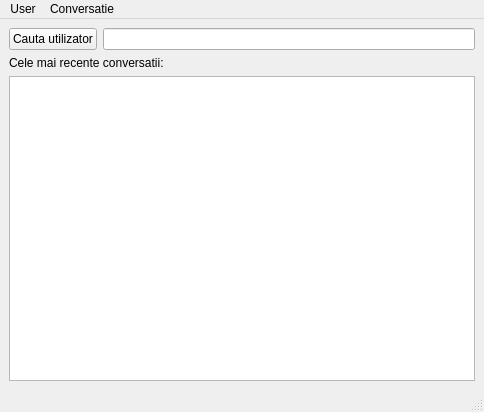
<?xml version="1.0" encoding="UTF-8"?>
<ui version="4.0">
 <class>ChatWindow</class>
 <widget class="QMainWindow" name="ChatWindow">
  <property name="geometry">
   <rect>
    <x>0</x>
    <y>0</y>
    <width>484</width>
    <height>412</height>
   </rect>
  </property>
  <property name="windowTitle">
   <string>morseChat</string>
  </property>
  <widget class="QWidget" name="centralwidget">
   <layout class="QGridLayout" name="gridLayout">
    <item row="1" column="0" colspan="2">
     <widget class="QLabel" name="label_2">
      <property name="text">
       <string>Cele mai recente conversatii:</string>
      </property>
     </widget>
    </item>
    <item row="0" column="1">
     <widget class="QLineEdit" name="lineEdit"/>
    </item>
    <item row="2" column="0" colspan="2">
     <widget class="QListWidget" name="listWidget"/>
    </item>
    <item row="0" column="0">
     <widget class="QPushButton" name="searchButton">
      <property name="text">
       <string>Cauta utilizator</string>
      </property>
     </widget>
    </item>
   </layout>
  </widget>
  <widget class="QMenuBar" name="menubar">
   <property name="geometry">
    <rect>
     <x>0</x>
     <y>0</y>
     <width>484</width>
     <height>22</height>
    </rect>
   </property>
   <widget class="QMenu" name="menuLogout">
    <property name="title">
     <string>User</string>
    </property>
    <addaction name="actionLogout"/>
    <addaction name="actionModificare_User"/>
    <addaction name="actionModificare_parola"/>
   </widget>
   <widget class="QMenu" name="menuConversation">
    <property name="title">
     <string>Conversatie</string>
    </property>
    <addaction name="actionExpand"/>
    <addaction name="actionDelete"/>
    <addaction name="actionCreate_new"/>
   </widget>
   <addaction name="menuLogout"/>
   <addaction name="menuConversation"/>
  </widget>
  <widget class="QStatusBar" name="statusbar"/>
  <action name="actionLogout">
   <property name="text">
    <string>Delogare</string>
   </property>
  </action>
  <action name="actionModificare_User">
   <property name="text">
    <string>Modificare username</string>
   </property>
  </action>
  <action name="actionExpand">
   <property name="text">
    <string>Deschidere</string>
   </property>
  </action>
  <action name="actionDelete">
   <property name="text">
    <string>Stergere</string>
   </property>
  </action>
  <action name="actionCreate_new">
   <property name="text">
    <string>Adaugare conv.</string>
   </property>
  </action>
  <action name="actionModificare_parola">
   <property name="text">
    <string>Modificare parola</string>
   </property>
  </action>
 </widget>
 <resources/>
 <connections/>
</ui>
